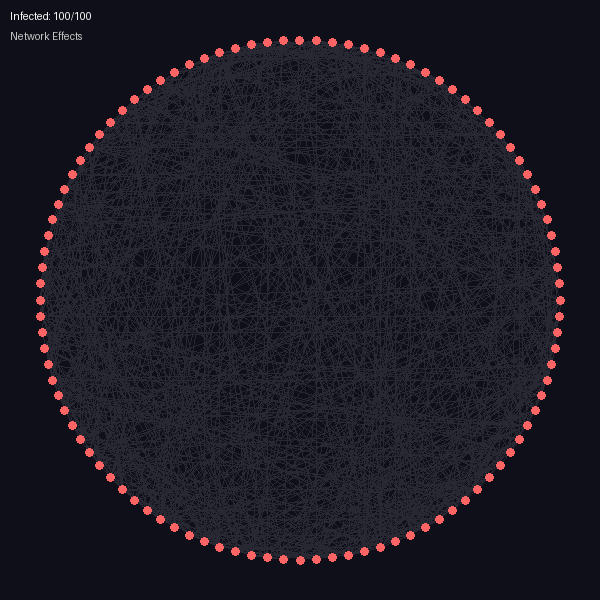

Recreate this plot in Python.
"""
Network Effects - 网络效应

Metcalfe 定律：网络价值 ∝ n²
病毒传播、信息扩散、级联效应

本实验模拟网络上的信息传播
"""

import numpy as np
from PIL import Image, ImageDraw
import random
from collections import deque

class Network:
    def __init__(self, n_nodes=100, edge_prob=0.05):
        self.n = n_nodes
        self.edges = {i: set() for i in range(n_nodes)}
        
        # 随机图（Erdos-Renyi）
        for i in range(n_nodes):
            for j in range(i+1, n_nodes):
                if random.random() < edge_prob:
                    self.edges[i].add(j)
                    self.edges[j].add(i)
    
    def get_neighbors(self, node):
        return self.edges[node]

class InformationDiffusion:
    def __init__(self, network, seed_nodes=None, threshold=0.3):
        self.network = network
        self.threshold = threshold
        self.infected = set(seed_nodes) if seed_nodes else set([0])
        self.history = [self.infected.copy()]
    
    def step(self):
        """一步传播"""
        new_infected = set()
        for node in range(self.network.n):
            if node in self.infected:
                continue
            
            # 计算被感染的比例
            neighbors = self.network.get_neighbors(node)
            if len(neighbors) == 0:
                continue
            
            infected_neighbors = len(neighbors & self.infected)
            ratio = infected_neighbors / len(neighbors)
            
            if ratio >= self.threshold:
                new_infected.add(node)
        
        self.infected |= new_infected
        self.history.append(self.infected.copy())
        return len(new_infected) > 0
    
    def run(self, max_steps=50):
        for _ in range(max_steps):
            if not self.step():
                break

def visualize_network(network, infected, output_path):
    """可视化网络和感染状态"""
    SIZE = 600
    img = Image.new('RGB', (SIZE, SIZE), (15, 15, 25))
    draw = ImageDraw.Draw(img)
    
    # 计算节点位置（圆形布局）
    positions = {}
    center = SIZE // 2
    radius = SIZE // 2 - 40
    
    for i in range(network.n):
        angle = 2 * np.pi * i / network.n
        x = center + radius * np.cos(angle)
        y = center + radius * np.sin(angle)
        positions[i] = (x, y)
    
    # 绘制边
    for i in range(network.n):
        for j in network.edges[i]:
            if j > i:
                x1, y1 = positions[i]
                x2, y2 = positions[j]
                draw.line([x1, y1, x2, y2], fill=(40, 40, 50), width=1)
    
    # 绘制节点
    for i in range(network.n):
        x, y = positions[i]
        color = (255, 100, 100) if i in infected else (50, 100, 150)
        draw.ellipse([x-4, y-4, x+4, y+4], fill=color)
    
    # 统计
    infected_count = len(infected)
    total = network.n
    draw.text((10, 10), f"Infected: {infected_count}/{total}", fill=(255,255,255))
    draw.text((10, 30), f"Network Effects", fill=(200,200,200))
    
    img.save(output_path)
    print(f'Saved: {output_path}')

def visualize_diffusion_history(history, output_path):
    """可视化传播曲线"""
    SIZE = 600
    MARGIN = 60
    WIDTH = SIZE - 2 * MARGIN
    HEIGHT = SIZE - 2 * MARGIN
    
    img = Image.new('RGB', (SIZE, SIZE), (15, 15, 25))
    draw = ImageDraw.Draw(img)
    
    # 坐标轴
    draw.line([MARGIN, MARGIN, MARGIN, SIZE-MARGIN], fill=(80,80,80), width=2)
    draw.line([MARGIN, SIZE-MARGIN, SIZE-MARGIN, SIZE-MARGIN], fill=(80,80,80), width=2)
    
    # 曲线
    max_val = max(len(h) for h in history) if history else 1
    steps = len(history)
    
    for i in range(1, steps):
        x1 = MARGIN + (i-1) / steps * WIDTH
        y1 = SIZE - MARGIN - len(history[i-1]) / max_val * HEIGHT
        x2 = MARGIN + i / steps * WIDTH
        y2 = SIZE - MARGIN - len(history[i]) / max_val * HEIGHT
        draw.line([x1, y1, x2, y2], fill=(100, 255, 150), width=2)
    
    draw.text((SIZE//2-30, 20), "Information Diffusion", fill=(255,255,255))
    draw.text((10, MARGIN), f"{max_val}", fill=(200,200,200))
    draw.text((MARGIN, SIZE-40), "0", fill=(200,200,200))
    
    img.save(output_path)
    print(f'Saved: {output_path}')

if __name__ == '__main__':
    output_dir = r'C:\Users\许耀仁\.openclaw\workspace\experiments'
    
    print('=== Network Effects ===')
    
    # 创建网络
    network = Network(n_nodes=100, edge_prob=0.15)
    
    # 信息传播
    diffusion = InformationDiffusion(network, seed_nodes=[0, 5, 10], threshold=0.15)
    diffusion.run(max_steps=30)
    
    print(f'Initial infected: 2')
    print(f'Final infected: {len(diffusion.infected)}')
    print(f'Steps: {len(diffusion.history)}')
    
    # 可视化
    visualize_network(network, diffusion.infected, f'{output_dir}/network_effects.png')
    visualize_diffusion_history(diffusion.history, f'{output_dir}/diffusion_curve.png')
    
    print('Done')
